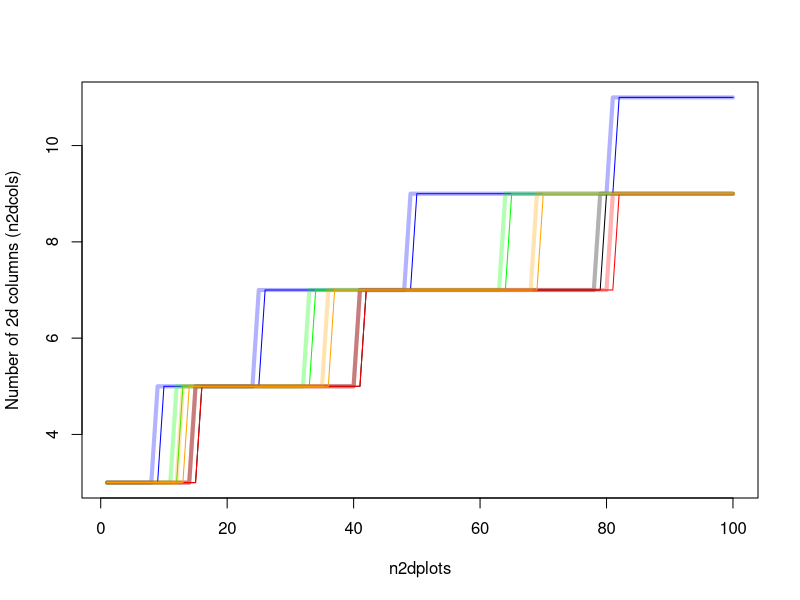

Write R code to recreate this figure.
## Computing 'n2dcols'
s <- c((1+sqrt(5))/2,
       1,
       11/8.5,
       14/8.5,
       sqrt(2))
n2dplots <- 1:100
## Old version (worked)
res.old <- sapply(s, function(s.) {
    r <- pmax(3, round(0.5 * (1 + sqrt( 1 + 4 * (n2dplots - 1) / s.))))
    sapply(r, function(r.) if(r. %% 2 == 0) r.+1 else r.)
    }) # (n2dplots, s)-matrix
## New version (theoretically justifiable)
res.new <- sapply(s, function(s.) {
    r <- pmax(3, round(0.5 * (1 + sqrt( 1 + 4 * n2dplots / s.))))
    sapply(r, function(r.) if(r. %% 2 == 0) r.+1 else r.)
    }) # (n2dplots, s)-matrix

## Plotting
col <- c("black", "blue", "green", "red", "orange")
plot(n2dplots, res.old[,1], type = "l", col = col[1], ylim = range(res.old, res.new),
     ylab = "Number of 2d columns (n2dcols)")
for(k in 1:length(s)) {
    lines(n2dplots, res.new[,k], col = adjustcolor(col[k], alpha.f = 0.3), lwd = 4)
    if(k >= 2) lines(n2dplots, res.old[,k], col = col[k])
}
